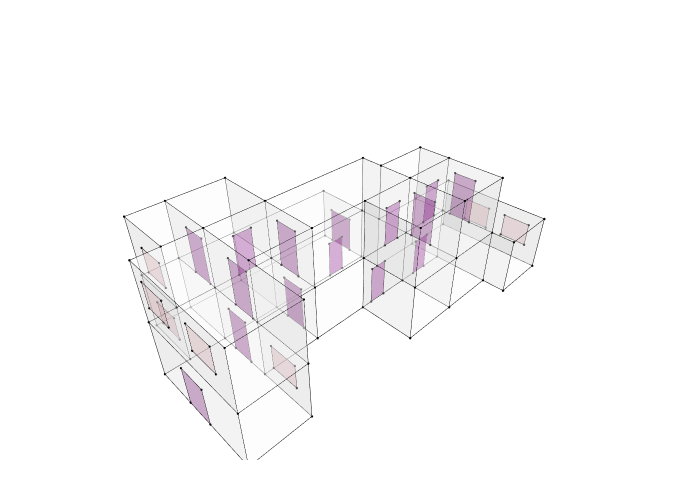

Write notebook code for a chart like this one.
### Markdown cell above
## 4. Show Geometry with Apertures

### Code cell
ap_cluster = Cluster.ByTopologies(aperture_faces)
Topology.Show(cc, ap_cluster,
              faceColorKey="color",
              faceOpacity=0.3,
              backgroundColor="white",
              width=700,
              height=500,
              renderer=renderer)

### Figure 1 — Plotly figure (JSON) as saved in the notebook; plotly's stock layout.template omitted (floating-point values rounded to 4 significant figures; data arrays with more than 128 entries replaced by an {"elided": "..."} marker saying what was removed)
{"data": [{"customdata": ["", "", "", "", "", "", "", "", "", "", "", "", "", "", "", "", "", "", "", "", "", "", "", "", "", "", "", "", "", "", "", "", "", "", "", "", "", "", "", "", "", "", "", "", "", "", "", "", "", "", "", "", "", "", "", "", "", "", "", "", "", "", "", "", "", "", "", ""], "hoverinfo": "text", "hovertemplate": ["Click ", "Click ", "Click ", "Click ", "Click ", "Click ", "Click ", "Click ", "Click ", "Click ", "Click ", "Click ", "Click ", "Click ", "Click ", "Click ", "Click ", "Click ", "Click ", "Click ", "Click ", "Click ", "Click ", "Click ", "Click ", "Click ", "Click ", "Click ", "Click ", "Click ", "Click ", "Click ", "Click ", "Click ", "Click ", "Click ", "Click ", "Click ", "Click ", "Click ", "Click ", "Click ", "Click ", "Click ", "Click ", "Click ", "Click ", "Click ", "Click ", "Click ", "Click ", "Click ", "Click ", "Click ", "Click ", "Click ", "Click ", "Click ", "Click ", "Click ", "Click ", "Click ", "Click ", "Click ", "Click ", "Click ", "Click ", "Click "], "hovertext": ["", "", "", "", "", "", "", "", "", "", "", "", "", "", "", "", "", "", "", "", "", "", "", "", "", "", "", "", "", "", "", "", "", "", "", "", "", "", "", "", "", "", "", "", "", "", "", "", "", "", "", "", "", "", "", "", "", "", "", "", "", "", "", "", "", "", "", ""], "legendgroup": "1", "legendrank": 1, "marker": {"color": ["#000000", "#000000", "#000000", "#000000", "#000000", "#000000", "#000000", "#000000", "#000000", "#000000", "#000000", "#000000", "#000000", "#000000", "#000000", "#000000", "#000000", "#000000", "#000000", "#000000", "#000000", "#000000", "#000000", "#000000", "#000000", "#000000", "#000000", "#000000", "#000000", "#000000", "#000000", "#000000", "#000000", "#000000", "#000000", "#000000", "#000000", "#000000", "#000000", "#000000", "#000000", "#000000", "#000000", "#000000", "#000000", "#000000", "#000000", "#000000", "#000000", "#000000", "#000000", "#000000", "#000000", "#000000", "#000000", "#000000", "#000000", "#000000", "#000000", "#000000", "#000000", "#000000", "#000000", "#000000", "#000000", "#000000", "#000000", "#000000"], "line": {"width": 0}, "opacity": 1, "size": [2.8, 2.8, 2.8, 2.8, 2.8, 2.8, 2.8, 2.8, 2.8, 2.8, 2.8, 2.8, 2.8, 2.8, 2.8, 2.8, 2.8, 2.8, 2.8, 2.8, 2.8, 2.8, 2.8, 2.8, 2.8, 2.8, 2.8, 2.8, 2.8, 2.8, 2.8, 2.8, 2.8, 2.8, 2.8, 2.8, 2.8, 2.8, 2.8, 2.8, 2.8, 2.8, 2.8, 2.8, 2.8, 2.8, 2.8, 2.8, 2.8, 2.8, 2.8, 2.8, 2.8, 2.8, 2.8, 2.8, 2.8, 2.8, 2.8, 2.8, 2.8, 2.8, 2.8, 2.8, 2.8, 2.8, 2.8, 2.8], "sizemode": "diameter", "symbol": "circle"}, "mode": "markers", "name": "1: Untitled (Vertices)", "showlegend": false, "text": ["", "", "", "", "", "", "", "", "", "", "", "", "", "", "", "", "", "", "", "", "", "", "", "", "", "", "", "", "", "", "", "", "", "", "", "", "", "", "", "", "", "", "", "", "", "", "", "", "", "", "", "", "", "", "", "", "", "", "", "", "", "", "", "", "", "", "", ""], "type": "scatter3d", "x": [16310, 16310, 10310, 10310, 16310, 16310, 10310, 10310, 7310, 7310, 7310, 7310, 10310, 13310, 16310, 16310, 10310, 13310, 16310, 16310, 10310, 7310, 7310, 10310, 5512.0, 5512.0, 5512.0, 5512.0, 7310, 7310, 16310, 10310, 13310, 16310, 16310, 16310, 13310, 16310, 13310, 19310, 19310, 19310, 19310, 5512.0, 5512.0, 7310, 4310, 4310, 7310, 4310, 4310, 7310, 16310, 13310, 19310, 19310, 19310, 19310, 22310, 19310, 22310, 22310, 19310, 22310, 4310, 4310, 7310, 19310], "y": [-760, 2240, 2240, -760, -760, 2240, 2240, -760, 2240, -760, 2240, -760, -3760, -3760, -3760, -1962.0, -3760, -3760, -3760, -1962.0, 2240, 2240, -760, -760, 2240, -760, 2240, -760, -3760, -3760, -760, -3760, -3760, -3760, -1962.0, -6760, -6760, -6760, -6760, -1962.0, -3760, -1962.0, -3760, 2240, -760, -3760, -760, -6760, -6760, -760, -6760, -6760, -6760, -6760, -1962.0, -3760, -6760, -6760, -1962.0, -7962.0, -7962.0, -1962.0, -7962.0, -7962.0, -760, -6760, -6760, -6760], "z": [3000, 3000, 3000, 3000, 0, 0, 0, 0, 3000, 3000, 0, 0, 3000, 3000, 3000, 3000, 0, 0, 0, 0, 6000, 6000, 6000, 6000, 3000, 3000, 0, 0, 3000, 0, 6000, 6000, 6000, 6000, 6000, 3000, 3000, 0, 0, 3000, 3000, 0, 0, 6000, 6000, 6000, 3000, 3000, 3000, 0, 0, 0, 6000, 6000, 6000, 6000, 3000, 0, 3000, 3000, 3000, 0, 0, 0, 6000, 6000, 6000, 6000]}, {"hoverinfo": "text", "legendgroup": "2", "legendrank": 2, "line": {"color": "black", "dash": "solid", "width": 1}, "marker": {"size": 0}, "mode": "lines", "name": "1: Untitled (Edges)", "showlegend": false, "text": "", "type": "scatter3d", "x": {"elided": "411 float values"}, "y": {"elided": "411 float values"}, "z": {"elided": "411 int values"}}, {"cmax": 1, "cmin": 0, "color": "#FAFAFA", "colorscale": [[0, "#440154"], [0.1111, "#482878"], [0.2222, "#3e4989"], [0.3333, "#31688e"], [0.4444, "#26828e"], [0.5556, "#1f9e89"], [0.6667, "#35b779"], [0.7778, "#6ece58"], [0.8889, "#b5de2b"], [1, "#fde725"]], "facecolor": {"elided": "192 str values"}, "flatshading": true, "hoverinfo": "text", "hovertext": {"elided": "192 str values"}, "i": {"elided": "192 int values"}, "j": {"elided": "192 int values"}, "k": {"elided": "192 int values"}, "legendgroup": "3", "legendrank": 3, "lighting": {"facenormalsepsilon": 0}, "name": "1: Untitled (Faces)", "opacity": 0.3, "showlegend": false, "showscale": false, "text": {"elided": "192 str values"}, "type": "mesh3d", "x": [16310, 10310, 10310, 16310, 16310, 16310, 10310, 10310, 7310, 7310, 7310, 7310, 13310, 10310, 16310, 16310, 10310, 13310, 16310, 16310, 7310, 10310, 7310, 10310, 5512.0, 5512.0, 5512.0, 5512.0, 7310, 7310, 16310, 10310, 13310, 16310, 16310, 13310, 16310, 16310, 13310, 19310, 19310, 19310, 19310, 5512.0, 5512.0, 7310, 4310, 4310, 7310, 4310, 4310, 7310, 16310, 13310, 19310, 19310, 19310, 19310, 22310, 19310, 22310, 22310, 19310, 22310, 4310, 4310, 7310, 19310], "y": [2240, 2240, -760, -760, -760, 2240, 2240, -760, 2240, -760, 2240, -760, -3760, -3760, -1962.0, -3760, -3760, -3760, -3760, -1962.0, 2240, 2240, -760, -760, 2240, -760, 2240, -760, -3760, -3760, -760, -3760, -3760, -3760, -1962.0, -6760, -6760, -6760, -6760, -1962.0, -3760, -1962.0, -3760, 2240, -760, -3760, -760, -6760, -6760, -760, -6760, -6760, -6760, -6760, -1962.0, -3760, -6760, -6760, -7962.0, -7962.0, -1962.0, -1962.0, -7962.0, -7962.0, -760, -6760, -6760, -6760], "z": [3000, 3000, 3000, 3000, 0, 0, 0, 0, 3000, 3000, 0, 0, 3000, 3000, 3000, 3000, 0, 0, 0, 0, 6000, 6000, 6000, 6000, 3000, 3000, 0, 0, 3000, 0, 6000, 6000, 6000, 6000, 6000, 3000, 3000, 0, 0, 3000, 3000, 0, 0, 6000, 6000, 6000, 3000, 3000, 3000, 0, 0, 0, 6000, 6000, 6000, 6000, 3000, 0, 3000, 3000, 3000, 0, 0, 0, 6000, 6000, 6000, 6000]}, {"customdata": ["", "", "", "", "", "", "", "", "", "", "", "", "", "", "", "", "", "", "", "", "", "", "", "", "", "", "", "", "", "", "", "", "", "", "", "", "", "", "", "", "", "", "", "", "", "", "", "", "", "", "", "", "", "", "", "", "", "", "", "", "", "", "", "", "", "", "", "", "", "", "", "", "", "", "", "", "", "", "", "", "", "", "", "", "", "", "", ""], "hoverinfo": "text", "hovertemplate": ["Click ", "Click ", "Click ", "Click ", "Click ", "Click ", "Click ", "Click ", "Click ", "Click ", "Click ", "Click ", "Click ", "Click ", "Click ", "Click ", "Click ", "Click ", "Click ", "Click ", "Click ", "Click ", "Click ", "Click ", "Click ", "Click ", "Click ", "Click ", "Click ", "Click ", "Click ", "Click ", "Click ", "Click ", "Click ", "Click ", "Click ", "Click ", "Click ", "Click ", "Click ", "Click ", "Click ", "Click ", "Click ", "Click ", "Click ", "Click ", "Click ", "Click ", "Click ", "Click ", "Click ", "Click ", "Click ", "Click ", "Click ", "Click ", "Click ", "Click ", "Click ", "Click ", "Click ", "Click ", "Click ", "Click ", "Click ", "Click ", "Click ", "Click ", "Click ", "Click ", "Click ", "Click ", "Click ", "Click ", "Click ", "Click ", "Click ", "Click ", "Click ", "Click ", "Click ", "Click ", "Click ", "Click ", "Click ", "Click "], "hovertext": ["", "", "", "", "", "", "", "", "", "", "", "", "", "", "", "", "", "", "", "", "", "", "", "", "", "", "", "", "", "", "", "", "", "", "", "", "", "", "", "", "", "", "", "", "", "", "", "", "", "", "", "", "", "", "", "", "", "", "", "", "", "", "", "", "", "", "", "", "", "", "", "", "", "", "", "", "", "", "", "", "", "", "", "", "", "", "", ""], "legendgroup": "5", "legendrank": 5, "marker": {"color": ["#000000", "#000000", "#000000", "#000000", "#000000", "#000000", "#000000", "#000000", "#000000", "#000000", "#000000", "#000000", "#000000", "#000000", "#000000", "#000000", "#000000", "#000000", "#000000", "#000000", "#000000", "#000000", "#000000", "#000000", "#000000", "#000000", "#000000", "#000000", "#000000", "#000000", "#000000", "#000000", "#000000", "#000000", "#000000", "#000000", "#000000", "#000000", "#000000", "#000000", "#000000", "#000000", "#000000", "#000000", "#000000", "#000000", "#000000", "#000000", "#000000", "#000000", "#000000", "#000000", "#000000", "#000000", "#000000", "#000000", "#000000", "#000000", "#000000", "#000000", "#000000", "#000000", "#000000", "#000000", "#000000", "#000000", "#000000", "#000000", "#000000", "#000000", "#000000", "#000000", "#000000", "#000000", "#000000", "#000000", "#000000", "#000000", "#000000", "#000000", "#000000", "#000000", "#000000", "#000000", "#000000", "#000000", "#000000", "#000000"], "line": {"width": 0}, "opacity": 1, "size": [2.8, 2.8, 2.8, 2.8, 2.8, 2.8, 2.8, 2.8, 2.8, 2.8, 2.8, 2.8, 2.8, 2.8, 2.8, 2.8, 2.8, 2.8, 2.8, 2.8, 2.8, 2.8, 2.8, 2.8, 2.8, 2.8, 2.8, 2.8, 2.8, 2.8, 2.8, 2.8, 2.8, 2.8, 2.8, 2.8, 2.8, 2.8, 2.8, 2.8, 2.8, 2.8, 2.8, 2.8, 2.8, 2.8, 2.8, 2.8, 2.8, 2.8, 2.8, 2.8, 2.8, 2.8, 2.8, 2.8, 2.8, 2.8, 2.8, 2.8, 2.8, 2.8, 2.8, 2.8, 2.8, 2.8, 2.8, 2.8, 2.8, 2.8, 2.8, 2.8, 2.8, 2.8, 2.8, 2.8, 2.8, 2.8, 2.8, 2.8, 2.8, 2.8, 2.8, 2.8, 2.8, 2.8, 2.8, 2.8], "sizemode": "diameter", "symbol": "circle"}, "mode": "markers", "name": "2: Untitled (Vertices)", "showlegend": false, "text": ["", "", "", "", "", "", "", "", "", "", "", "", "", "", "", "", "", "", "", "", "", "", "", "", "", "", "", "", "", "", "", "", "", "", "", "", "", "", "", "", "", "", "", "", "", "", "", "", "", "", "", "", "", "", "", "", "", "", "", "", "", "", "", "", "", "", "", "", "", "", "", "", "", "", "", "", "", "", "", "", "", "", "", "", "", "", "", ""], "type": "scatter3d", "x": [13900.0, 14810, 14810, 13900.0, 16310, 16310, 16310, 16310, 7310, 7310, 7310, 7310, 13900.0, 14810, 14810, 13900.0, 17190.0, 18100.0, 18100.0, 17190.0, 7310, 7310, 7310, 7310, 7310, 7310, 7310, 7310, 8538.0, 9446.0, 9446.0, 8538.0, 17670.0, 18580.0, 18580.0, 17670.0, 14750.0, 15660.0, 15660.0, 14750.0, 16310, 16310, 16310, 16310, 10310, 10310, 10310, 10310, 10310, 10310, 10310, 10310, 19310, 19310, 19310, 19310, 4310, 4310, 4310, 4310, 22310, 22310, 22310, 22310, 22310, 22310, 22310, 22310, 4310, 4310, 4310, 4310, 4310, 4310, 4310, 4310, 5512.0, 5512.0, 5512.0, 5512.0, 7310, 7310, 7310, 7310, 5512.0, 5512.0, 5512.0, 5512.0], "y": [-760, -760, -760, -760, 1614.0, 170.2, 170.2, 1614.0, -1621.0, -2801.0, -2801.0, -1621.0, -3760, -3760, -3760, -3760, -3760, -3760, -3760, -3760, 764.4, -415.6, -415.6, 764.4, -2294.0, -3474.0, -3474.0, -2294.0, -760, -760, -760, -760, -3760, -3760, -3760, -3760, -3760, -3760, -3760, -3760, -4080, -5260, -5260, -4080, -1494.0, -2674.0, -2674.0, -1494.0, -1621.0, -2801.0, -2801.0, -1621.0, -4223.0, -5403.0, -5403.0, -4223.0, -2836.0, -4280, -4280, -2836.0, -3376.0, -4820, -4820, -3376.0, -5796.0, -7240.0, -7240.0, -5796.0, -4340, -5784.0, -5784.0, -4340, -1322.0, -2766.0, -2766.0, -1322.0, 1277.0, -166.9, -166.9, 1277.0, -4500.0, -5943.0, -5943.0, -4500.0, 1277.0, -166.9, -166.9, 1277.0], "z": [0, 0, 2045.0, 2045.0, 2030, 2030, 0, 0, 2340.0, 2340.0, 0, 0, 0, 0, 2045.0, 2045.0, 0, 0, 2045.0, 2045.0, 5340.0, 5340.0, 3000, 3000, 5340.0, 5340.0, 3000, 3000, 3000, 3000, 5045.0, 5045.0, 3000, 3000, 5045.0, 5045.0, 3000, 3000, 5045.0, 5045.0, 5340.0, 5340.0, 3000, 3000, 5340.0, 5340.0, 3000, 3000, 2340.0, 2340.0, 0, 0, 5340.0, 5340.0, 3000, 3000, 2030, 2030, 0, 0, 2300.0, 2300.0, 1044.0, 1044.0, 2300.0, 2300.0, 1044.0, 1044.0, 5339.0, 5339.0, 4082.0, 4082.0, 5339.0, 5339.0, 4082.0, 4082.0, 4936.0, 4936.0, 3680, 3680, 2230, 2230, 973.5, 973.5, 2030, 2030, 773.5, 773.5]}, {"hoverinfo": "text", "legendgroup": "6", "legendrank": 6, "line": {"color": "black", "dash": "solid", "width": 1}, "marker": {"size": 0}, "mode": "lines", "name": "2: Untitled (Edges)", "showlegend": false, "text": "", "type": "scatter3d", "x": {"elided": "264 float values"}, "y": {"elided": "264 float values"}, "z": {"elided": "264 float values"}}, {"cmax": 1, "cmin": 0, "color": "#FAFAFA", "colorscale": [[0, "#440154"], [0.1111, "#482878"], [0.2222, "#3e4989"], [0.3333, "#31688e"], [0.4444, "#26828e"], [0.5556, "#1f9e89"], [0.6667, "#35b779"], [0.7778, "#6ece58"], [0.8889, "#b5de2b"], [1, "#fde725"]], "facecolor": ["#800080", "#800080", "#800080", "#800080", "#800080", "#800080", "#800080", "#800080", "#800080", "#800080", "#800080", "#800080", "#800080", "#800080", "#800080", "#800080", "#800080", "#800080", "#800080", "#800080", "#800080", "#800080", "#800080", "#800080", "#800080", "#800080", "#800080", "#800080", "#800080", "#800080", "#FFC0CB", "#FFC0CB", "#FFC0CB", "#FFC0CB", "#FFC0CB", "#FFC0CB", "#FFC0CB", "#FFC0CB", "#FFC0CB", "#FFC0CB", "#FFC0CB", "#FFC0CB", "#FFC0CB", "#FFC0CB"], "flatshading": true, "hoverinfo": "text", "hovertext": ["Face_01", "Face_02", "Face_03", "Face_04", "Face_05", "Face_06", "Face_07", "Face_08", "Face_09", "Face_10", "Face_11", "Face_12", "Face_13", "Face_14", "Face_15", "Face_16", "Face_17", "Face_18", "Face_19", "Face_20", "Face_21", "Face_22", "Face_23", "Face_24", "Face_25", "Face_26", "Face_27", "Face_28", "Face_29", "Face_30", "Face_31", "Face_32", "Face_33", "Face_34", "Face_35", "Face_36", "Face_37", "Face_38", "Face_39", "Face_40", "Face_41", "Face_42", "Face_43", "Face_44"], "i": [0, 3, 4, 4, 8, 8, 12, 15, 16, 19, 20, 20, 24, 24, 28, 28, 32, 35, 36, 39, 40, 40, 44, 44, 48, 48, 52, 52, 56, 59, 60, 63, 64, 64, 68, 68, 72, 72, 76, 79, 80, 80, 84, 84], "j": [1, 1, 5, 6, 9, 10, 13, 13, 17, 17, 21, 22, 25, 26, 29, 30, 33, 33, 37, 37, 41, 42, 45, 46, 49, 50, 53, 54, 57, 57, 61, 60, 65, 66, 69, 70, 73, 74, 77, 76, 81, 82, 85, 86], "k": [2, 0, 6, 7, 10, 11, 14, 12, 18, 16, 22, 23, 26, 27, 30, 31, 34, 32, 38, 36, 42, 43, 46, 47, 50, 51, 54, 55, 58, 56, 62, 62, 66, 67, 70, 71, 74, 75, 78, 78, 82, 83, 86, 87], "legendgroup": "7", "legendrank": 7, "lighting": {"facenormalsepsilon": 0}, "name": "2: Untitled (Faces)", "opacity": 0.3, "showlegend": false, "showscale": false, "text": ["Face_01", "Face_02", "Face_03", "Face_04", "Face_05", "Face_06", "Face_07", "Face_08", "Face_09", "Face_10", "Face_11", "Face_12", "Face_13", "Face_14", "Face_15", "Face_16", "Face_17", "Face_18", "Face_19", "Face_20", "Face_21", "Face_22", "Face_23", "Face_24", "Face_25", "Face_26", "Face_27", "Face_28", "Face_29", "Face_30", "Face_31", "Face_32", "Face_33", "Face_34", "Face_35", "Face_36", "Face_37", "Face_38", "Face_39", "Face_40", "Face_41", "Face_42", "Face_43", "Face_44"], "type": "mesh3d", "x": [13900.0, 14810, 13900.0, 14810, 16310, 16310, 16310, 16310, 7310, 7310, 7310, 7310, 13900.0, 14810, 13900.0, 14810, 17190.0, 18100.0, 17190.0, 18100.0, 7310, 7310, 7310, 7310, 7310, 7310, 7310, 7310, 9446.0, 9446.0, 8538.0, 8538.0, 17670.0, 18580.0, 17670.0, 18580.0, 14750.0, 15660.0, 14750.0, 15660.0, 16310, 16310, 16310, 16310, 10310, 10310, 10310, 10310, 10310, 10310, 10310, 10310, 19310, 19310, 19310, 19310, 4310, 4310, 4310, 4310, 22310, 22310, 22310, 22310, 22310, 22310, 22310, 22310, 4310, 4310, 4310, 4310, 4310, 4310, 4310, 4310, 5512.0, 5512.0, 5512.0, 5512.0, 7310, 7310, 7310, 7310, 5512.0, 5512.0, 5512.0, 5512.0], "y": [-760, -760, -760, -760, 170.2, 170.2, 1614.0, 1614.0, -2801.0, -2801.0, -1621.0, -1621.0, -3760, -3760, -3760, -3760, -3760, -3760, -3760, -3760, -415.6, -415.6, 764.4, 764.4, -3474.0, -3474.0, -2294.0, -2294.0, -760, -760, -760, -760, -3760, -3760, -3760, -3760, -3760, -3760, -3760, -3760, -5260, -5260, -4080, -4080, -2674.0, -2674.0, -1494.0, -1494.0, -2801.0, -2801.0, -1621.0, -1621.0, -5403.0, -5403.0, -4223.0, -4223.0, -2836.0, -4280, -2836.0, -4280, -4820, -3376.0, -3376.0, -4820, -7240.0, -7240.0, -5796.0, -5796.0, -5784.0, -5784.0, -4340, -4340, -2766.0, -2766.0, -1322.0, -1322.0, -166.9, 1277.0, 1277.0, -166.9, -5943.0, -5943.0, -4500.0, -4500.0, -166.9, -166.9, 1277.0, 1277.0], "z": [0, 2045.0, 2045.0, 0, 2030, 0, 0, 2030, 2340.0, 0, 0, 2340.0, 0, 2045.0, 2045.0, 0, 0, 2045.0, 2045.0, 0, 5340.0, 3000, 3000, 5340.0, 5340.0, 3000, 3000, 5340.0, 3000, 5045.0, 5045.0, 3000, 3000, 5045.0, 5045.0, 3000, 3000, 5045.0, 5045.0, 3000, 5340.0, 3000, 3000, 5340.0, 5340.0, 3000, 3000, 5340.0, 2340.0, 0, 0, 2340.0, 5340.0, 3000, 3000, 5340.0, 2030, 0, 0, 2030, 1044.0, 1044.0, 2300.0, 2300.0, 2300.0, 1044.0, 1044.0, 2300.0, 5339.0, 4082.0, 4082.0, 5339.0, 5339.0, 4082.0, 4082.0, 5339.0, 3680, 3680, 4936.0, 4936.0, 2230, 973.5, 973.5, 2230, 2030, 773.5, 773.5, 2030]}], "layout": {"autosize": true, "height": 500, "margin": {"b": 40, "l": 40, "r": 40, "t": 40}, "paper_bgcolor": "#FFFFFF", "plot_bgcolor": "#FFFFFF", "scene": {"aspectmode": "data", "camera": {"center": {"x": 0, "y": 0, "z": 0}, "eye": {"x": -1.25, "y": -1.25, "z": 1.25}, "projection": {"type": "perspective"}, "up": {"x": 0, "y": 0, "z": 1}}, "xaxis": {"visible": false}, "yaxis": {"visible": false}, "zaxis": {"visible": false}}, "showlegend": true, "width": 700, "xaxis": {"showgrid": false, "visible": false, "zeroline": false}, "yaxis": {"showgrid": false, "visible": false, "zeroline": false}}}
